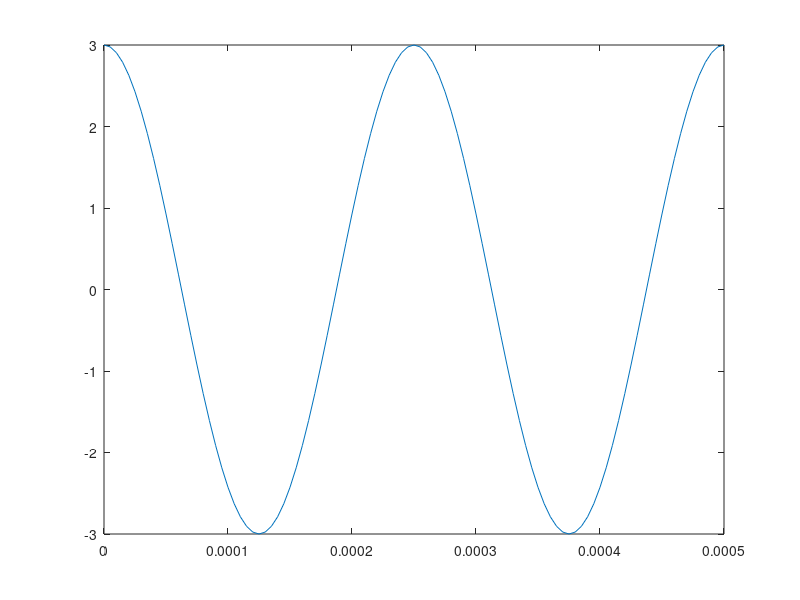
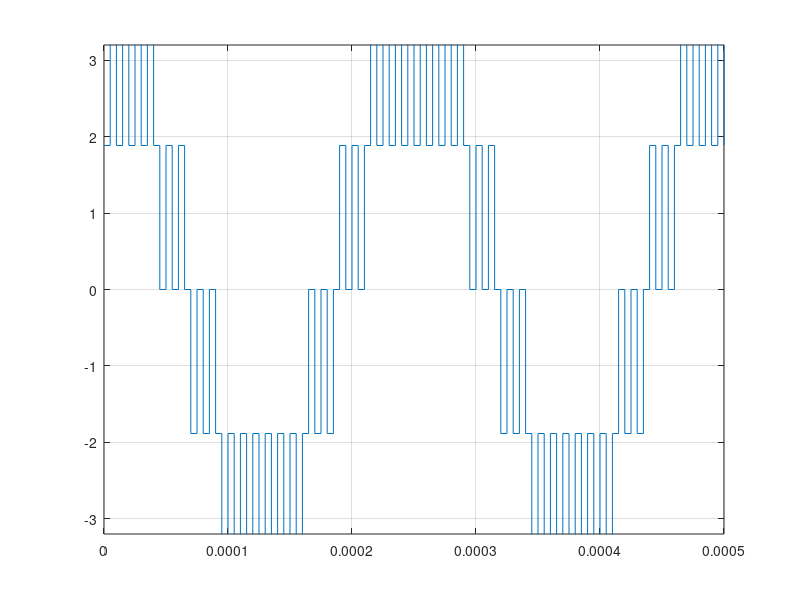
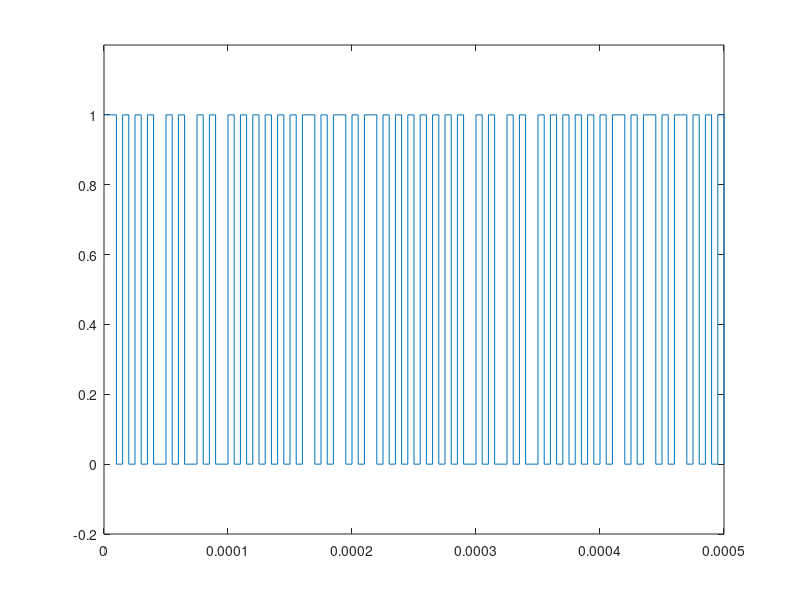
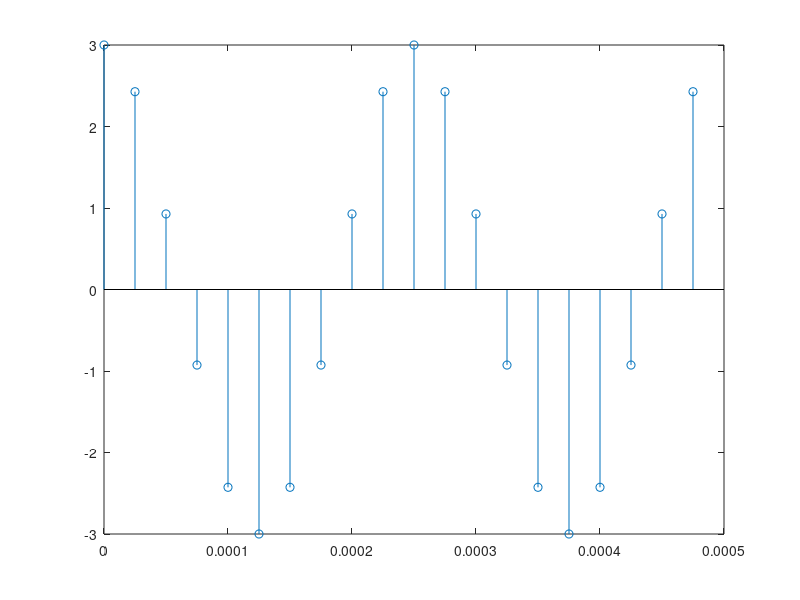

The MATLAB source for these figures, in order:
pkg load communications


% A Digital communication device needs to transmit a sinusoidal wave of 3V
% amplitude and 4kHz frequency sampled with an impulse train of 40kHz. For
% reliable communication, it is required that the signal to noise ratio must
% at least be 40db. The analog to digital conversion method decided is
% Delta modulation. Further, the transmission requires FSK modulation scheme
% with carrier frequency 840.0kHz and 1120.0kHz. Assuming the presence of 25dB
% AWGN, we decide to use the correlation receiver in conjunction with maximum
% likelihood detection criteria for digital data reception. Finally, the
% received bit sequence decoded and with the use of an LPF, we obtain the
% analog wave back. You are required to write a MATLAB Code that generates
% the following graphs for this communication system.

clc;
clear all;
close all;
A=3;
fm=4000;
fs=40000;
% a) Original Message signal (0 points)
t_o=0:1/(5*fs):2/fm;
m = A*cos(2*pi*fm*t_o);
figure(1);
plot(t_o,m);
% b) Sampled Message Signal (1 point)
t_s=0:1/fs:2/fm - 1/fs;
s = A*cos(2*pi*fm*t_s);
figure(4);
stem(t_s,s);
% c) Quantized message signal (1 point)
SNR=25;
n = 1;
l = length(m);
delta = (2*pi*A*fm)/fs;
xn = 0;
for i=1:l
    if m(i)>=xn(i)
        d(i) = 1;
        xn(i+1) = xn(i) + delta;
    else
        d(i) = 0;
        xn(i+1) = xn(i) - delta;
    end
end

figure(2);
stairs(t_o, xn(2:end));
ylim([-3.2,3.2]);
grid on;
%stairs(t_s,xn(1:l));

% d) Encoded bit stream signal (1 point)
figure(3);
stairs(t_o,d);
ylim([-0.2,1.2]);

%% e) FSK modulated signal for first 20 bits(1 point)
%f1 = 11.2e5;
%f0 = 8.4e5;
%x=coded(1:20);
%t_m=0:1/(20*f1):length(x)/(n*fs) - 1/(20*f1);
%s0=sin(2*pi*f0*t_m);
%s1=sin(2*pi*f1*t_m);
%lc=[];
%for i=1:length(x)
%    if x(i)==1
%        lc=[lc ones(1,20*f1/(n*fs))];
%    else
%        lc=[lc zeros(1,20*f1/(n*fs))];
%    end
%end
%lc_inv=not(lc);
%fsk = lc.*s1+lc_inv.*s0;
%figure(5);
%subplot(2,1,1)
%plot(t_m,lc);
%ylim([-0.2,1.2]);
%subplot(2,1,2);
%plot(t_m,fsk);
%% f) Noisy modulated signal for first 20 bits (output of AWGN) (1 point)
%N0=25;
%fsk_n = awgn(fsk,6.02*n+1.8-N0);
%figure(6);
%plot(t_m,fsk_n);
%% g) Detected bit stream for the first 20 bits (1 point)
%lo_1=(2^0.5)*sin(2*pi*f1*t_m);
%r1 = fsk_n.*lo_1;
%cor_1=[];
%for i=0:length(x)-1
%    cor_1=[cor_1 sum(r1(i*20*f1/(n*fs)+1:(i+1)*20*f1/(n*fs)))*1/(20*f1)];
%end
%lo_0=(2^0.5)*sin(2*pi*f0*t_m);
%r0 = fsk_n.*lo_0;
%cor_0=[];
%for i=0:length(x)-1
%    cor_0=[cor_0 sum(r0(i*20*f1/(n*fs)+1:(i+1)*20*f1/(n*fs)))*1/(20*f1)];
%end
%cor=cor_1-cor_0;
%d=zeros(size(x));
%d(cor>=0)=1;
%figure(7);
%subplot(2,1,1);
%plot(t_m,fsk_n);
%subplot(2,1,2);
%stairs(0:1/(n*fs):length(x)/(n*fs),[d,d(end)]);
%axis([0,length(x)/(n*fs),-0.2,1.2]);
%% h) Decoded Quantized samples (1 point)
%qu=reshape(coded,n,length(coded)/n);
%index=bi2de(qu','left-msb');
%r=del*index+vmin+(del/2);
%figure(8);
%stairs(t_s,r);
%% i) Recovered Analog signal (1 point)
%[num,den]=butter(5,0.5);
%y=filter(num,den,r);
%figure(9);
%plot(t_s,y);
%% Further, you are required to calculate the expected Probability of Bit
%% error in the digital communication system used above. (2 points)
%SNR_O=10^(0.1*(6.02*n+1.8-N0));
%Eb_No=SNR_O*f1/(n*fs);
%Pe=qfunc(sqrt(Eb_No));
%fprintf('Probability of error: %f\n',Pe);
%
%
pause
